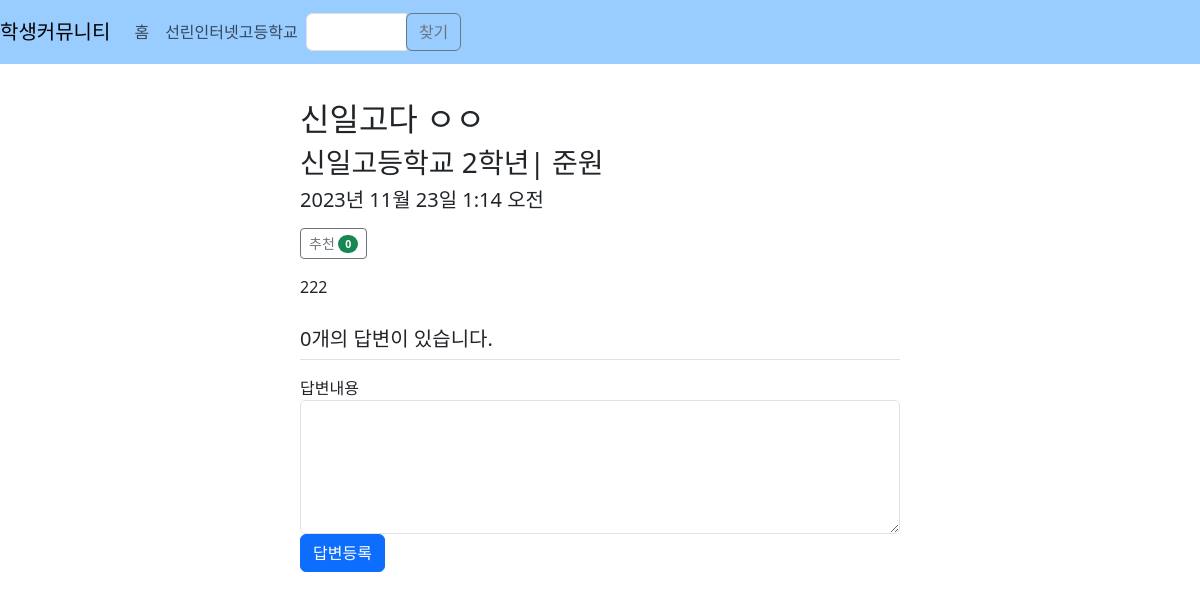
/question/detail/303 (signed in), run on an earlier commit of the app's database.
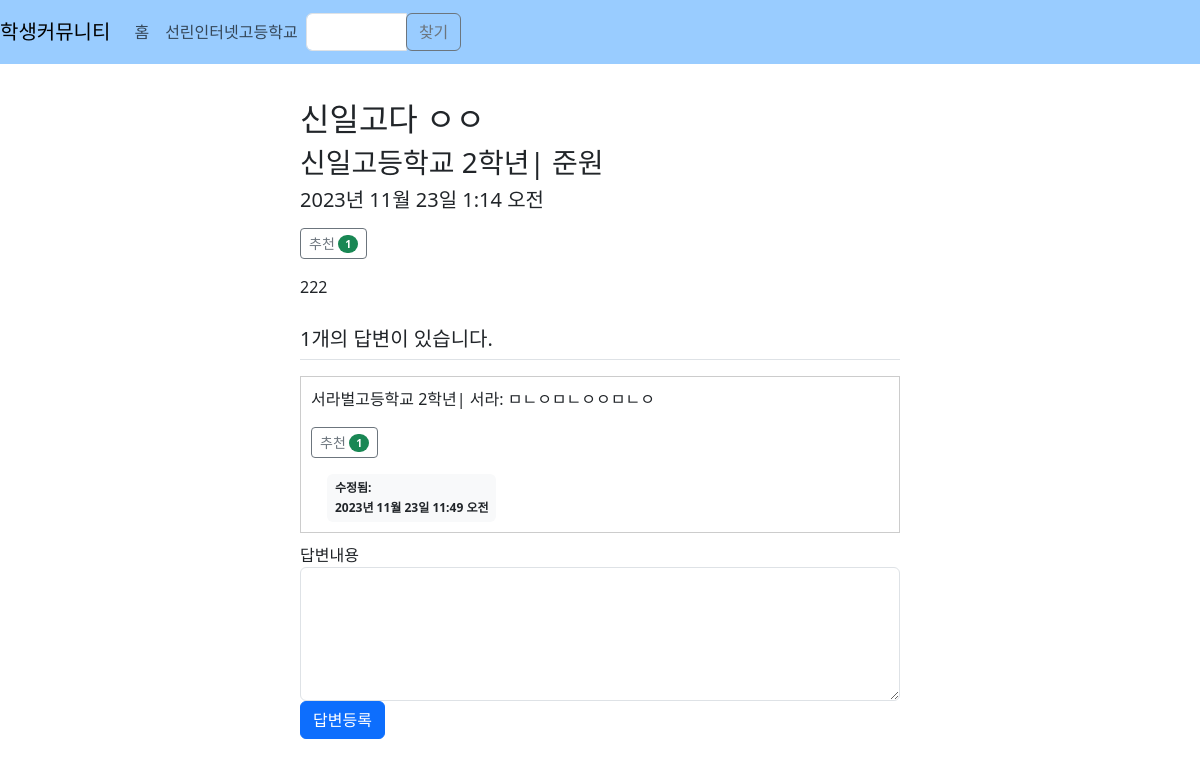
And on a later commit of the database.
### pyms/models.py (models this page shows, shortened)
class Question(models.Model):
    user = models.ForeignKey(User, on_delete=models.CASCADE, related_name='author_question')
    School = models.CharField(max_length=100)
    Grade = models.IntegerField(default=0)
    nickname = models.CharField(max_length=100)
    is_teacher = models.BooleanField(default=False)
    subject = models.CharField(max_length=200)
    content = models.TextField()
    private = models.CharField(max_length=100, default="", null=True)
    create_date = models.DateTimeField()
    modify_date = models.DateTimeField(null=True, blank=True)
    voter = models.ManyToManyField(User, related_name='voter_question')
    imgfile = models.ImageField(null=True, upload_to="", blank=True)

class Answer(models.Model):
    user = models.ForeignKey(User, on_delete=models.CASCADE , related_name='author_answer')
    School = models.CharField(max_length=100)
    Grade = models.IntegerField(default=0)
    nickname = models.CharField(max_length=100)
    is_teacher = models.BooleanField(default=False)
    question = models.ForeignKey(Question, on_delete=models.CASCADE)
    content = models.TextField()
    create_date = models.DateTimeField()
    modify_date = models.DateTimeField(null=True, blank=True)
    voter = models.ManyToManyField(User, related_name='voter_answer')
    imgfile = models.ImageField(null=True, upload_to="", blank=True)

### pyms/views.py (the view)
# urls.py: path('question/detail/<int:question_id>', views.question_detail, name='question_detail'),
def question_detail(request, question_id):
    question = get_object_or_404(Question, pk=question_id)
    context = {'question': question}
    return render(request, 'pyms/question_detail.html', context)

### templates/pyms/question_detail.html (shortened to what this page needs)
{% extends 'base.html' %}
{% block content %}
<div class="question-details" style="position: relative; top: 100px;">
    <h2>{{ question.subject }}</h2>
    <h3>{{ question.School }} {{ question.Grade }}학년| {{ question.nickname }} {% if question.is_teacher %}선생님{% endif %}</h3>
    <h5>{{ question.create_date }}</h5>
    <div class="my-3">
        <a href="javascript:void(0)" data-uri="{% url 'pyms:question_vote' question.id  %}"
           class="recommend btn btn-sm btn-outline-secondary"> 추천
            <span class="badge rounded-pill bg-success">{{question.voter.count}}</span>
        </a>
    </div>
<div class="content">{% if question.imgfile %}<img src="{{ question.imgfile.url }}" width="200"><br>{% endif %}{{ question.content }}</div>
    <div class="answers">
        <form action="{% url 'pyms:answer_write' question.id %}" method="post" class="answer-form my-3">
            <h5 class="border-bottom my-3 py-2">{{question.answer_set.count}}개의 답변이 있습니다.</h5>
            {% for answer in question.answer_set.all %}
                <div class="answer" id="answer_{{ answer.id }}">
                    <p>{{ answer.School }} {{ answer.Grade }}학년| {{ answer.nickname }}: {{ answer.content }}</p>
                    <div class="my-3">
                    <a href="javascript:void(0)" data-uri="{% url 'pyms:answer_vote' answer.id  %}"
                       class="recommend btn btn-sm btn-outline-secondary"> 추천
                        <span class="badge rounded-pill bg-success">{{answer.voter.count}}</span>
                    </a>
                    </div>
                {% if answer.modify_date %}
                <div class="badge bg-light text-dark p-2 text-start mx-3">
                    <div class="mb-2">수정됨: </div>
                    <div>{{ answer.modify_date }}</div>
                </div>
                {% endif %}
                </div>
            {% endfor %}
            <div class="form-group">
                <label for="content">답변내용</label>
                <textarea name="content" id="content" class="form-control" rows="5"></textarea>
            </div>
            <input type="submit" value="답변등록" class="btn btn-primary">
        </form>
    </div>
</div>
    {% load static %}
    <link rel="stylesheet" href="{% static 'css/detail.css' %}">
{% endblock %}

What changed in the data, as far as the page shows it:
computed for Question "신일고다 ㅇㅇ": voter.count "0" → "1"; answer_set.count "0" → "1"
added Answer: School "서라벌고등학교", Grade "2", nickname "서라", content "ㅁㄴㅇㅁㄴㅇㅇㅁㄴㅇ", voter.count "1", modify_date "2023년 11월 23일 11:49 오전"
